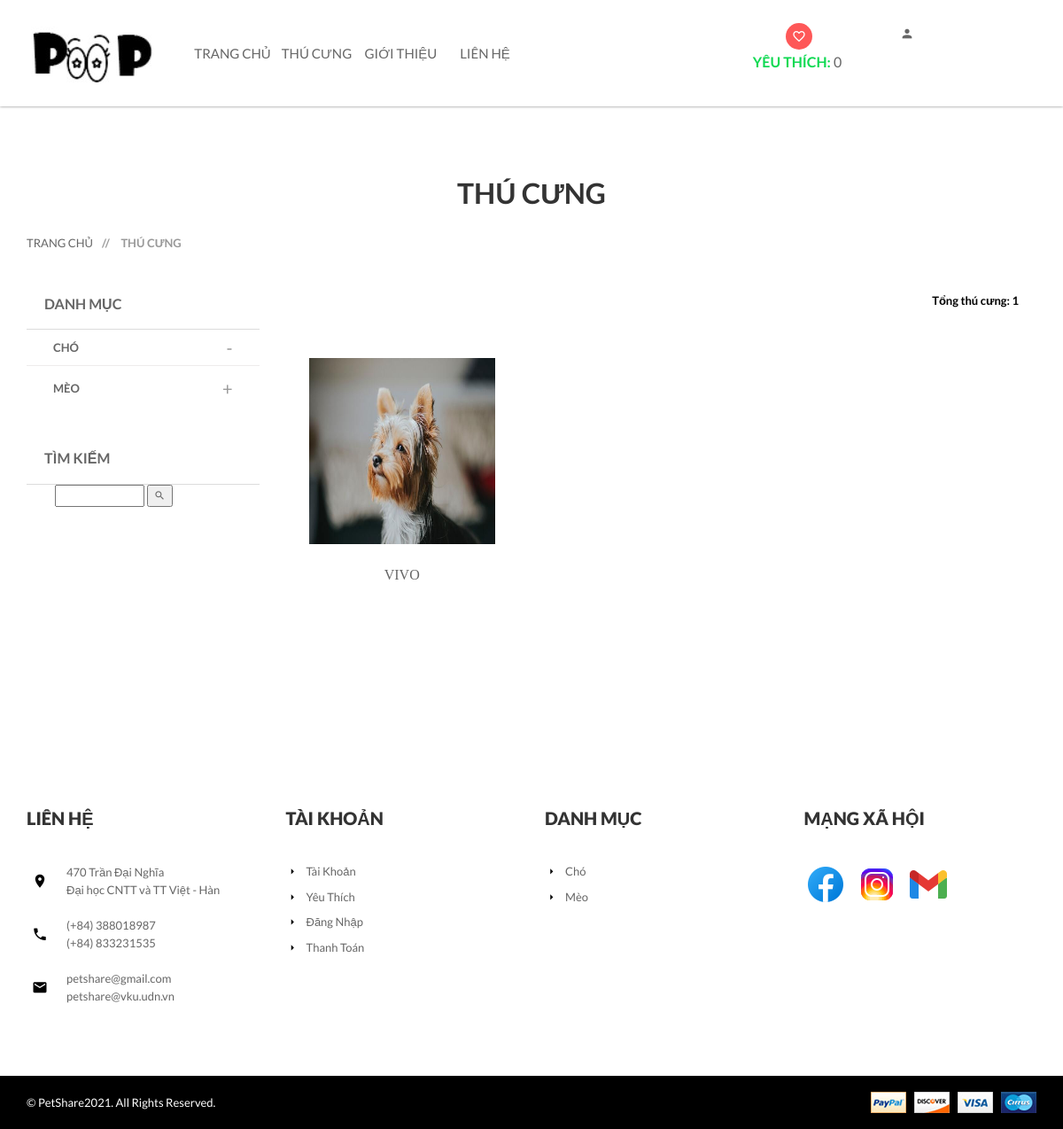
The page /?act=shop&sp=1&loai=Chó Yorkshire on the database its author committed.
### tables this page shows
CREATE TABLE `danhmuc` (
  `MaDM` int(11) NOT NULL,
  `TenDM` varchar(255) DEFAULT NULL
);

CREATE TABLE `sanpham` (
  `MaSP` int(11) NOT NULL,
  `MaLSP` int(11) NOT NULL,
  `MaDM` int(11) NOT NULL,
  `TenSP` varchar(70) NOT NULL,
  `DonGia` int(11) NOT NULL,
  `SoLuong` int(10) UNSIGNED NOT NULL DEFAULT 1,
  `HinhAnh1` varchar(200) NOT NULL,
  `HinhAnh2` varchar(255) DEFAULT NULL,
  `HinhAnh3` varchar(255) DEFAULT NULL,
  `MaKM` int(11) NOT NULL,
  `ManHinh` varchar(50) DEFAULT NULL,
  `HDH` varchar(50) DEFAULT NULL,
  `CamSau` varchar(50) DEFAULT NULL,
  `CamTruoc` varchar(50) DEFAULT NULL,
  `CPU` varchar(50) DEFAULT NULL,
  `Ram` varchar(50) DEFAULT NULL,
  `Rom` varchar(50) DEFAULT NULL,
  `SDCard` varchar(50) DEFAULT NULL,
  `Pin` varchar(50) DEFAULT NULL,
  `SoSao` int(11) NOT NULL,
  `SoDanhGia` int(11) NOT NULL,
  `TrangThai` int(11) NOT NULL,
  `MoTa` text NOT NULL,
  `ThoiGian` datetime DEFAULT NULL
);

### Controllers/ShopController.php (called while the page is built, shortened)
<?php
require_once("Models/shop.php");
class ShopController
{
    var $shop_model;
    public function __construct()
    {
        $this->shop_model = new Shop();
    }
    function list()
    {
        $data_danhmuc = $this->shop_model->danhmuc();
        $data_chitietDM = array();
        for ($i = 1; $i <= count($data_danhmuc); $i++) {
            $data_chitietDM[$i] = $this->shop_model->chitietdanhmuc($i);
        }
        if (isset($_GET['sp']) and isset($_GET['loai'])) {
            $data_loai = $this->shop_model->chitiet_loai($_GET['loai'], $_GET['sp']);
            if ($data_loai != null) {
                $data = $this->shop_model->chitiet($data_loai[0]['MaLSP'], $_GET['sp']);
            }
        }
        require_once('Views/index.php');
    }
}

### Models/connection.php (called while the page is built, shortened)
<?php
    class connection{
        function __construct()
        {
            $severname ="localhost";
            $username ="root";
            $password ="";
            $db_name ="pet";
            $this->conn = new mysqli($severname,$username,$password,$db_name);
        }
    }
?>

### Models/model.php (called while the page is built, shortened)
<?php
require_once("connection.php");
class model
{
    function __construct()
    {
        $conn_obj = new connection();
        $this->conn = $conn_obj->conn;
    }
    function danhmuc()
    {
        $query =  "SELECT * from DanhMuc ";
        require("result.php");
        return $data;
    }
    function chitietdanhmuc($id)
    {
        $query =  "SELECT d.TenDM as Ten, l.* FROM danhmuc as d, loaisanpham as l WHERE d.MaDM = l.MaDM and d.MaDM = $id";
        require("result.php");
        return $data;
    }
}

### Models/result.php (called while the page is built)
<?php
$result = $this->conn->query($query);
$data = array();
while ($row = $result->fetch_assoc()) {
    $data[] = $row;
}
?>

### Models/shop.php (called while the page is built, shortened)
<?php
require_once("model.php");
class Shop extends Model
{
    function loaisp($a,$b)
    {
        $query = "SELECT * FROM loaisanpham WHERE   MaDM = 1 LIMIT $a, $b";
        require("result.php");
        return $data;
    }
    function chitiet_loai($loai,$sp)
    {
        $query = "SELECT * FROM loaisanpham WHERE  TenLSP = '$loai' and MaDM = $sp";
        require("result.php");
        return $data;
    }
    function chitiet($id,$sp)
    {
        $query = "SELECT * FROM sanpham WHERE  MaLSP = '$id' and MaDM = $sp";
        require("result.php");
        return $data;
    }
}

### Views/shop/category.php (the view, shortened to what this page needs)
<div class="sidebar left-sidebar">
    <div class="s-side-text">
        <div class="sidebar-title clearfix">
            <h4 class="floatleft">Danh mục</h4>
        </div>
        <div class="categories left-right-p">
            <ul id="accordion" class="panel-group clearfix">
                <?php    $i = 1; foreach ($data_chitietDM as $row) { ?>
                    <li class="panel">
                        <div data-toggle="collapse" data-parent="#accordion" data-target="#collapse<?=$i?>">
                            <div class="medium-a">
                                <b><?= $data_danhmuc[$i-1]['TenDM'] ?></b>
                            </div>
                        </div>
                    </li>
                <?php $i++;
             } ?>
            </ul>
        </div>
    </div>
    <div class="s-side-text">
        <div class="sidebar-title">
            <h4>Tìm kiếm</h4>
        </div>
         <div class="range-slider clearfix">
            <form action="?act=shop" method="post">
                <input type="text" name="keyword"/>
                <button type="submit"><i class="mdi mdi-magnify"></i></button>
            </form>
        </div>
    </div>
</div>

### Views/shop/list-products.php (shortened to what this page needs)
<div class="tab-content grid-content">
	<div class="tab-pane fade in active text-center" id="grid">
		<?php
			if(isset($data) and $data != NULL){
				foreach ($data as  $value) {
		?>
		<div class="col-xs-12 col-sm-6 col-md-4">
			<div class="single-product">
				<div class="product-f">
					<a href="?act=detail&id=<?=$value['MaSP']?>"><img src="public/<?=$value['HinhAnh1']?>" alt="Product Title" class="img-products"/></a>
				</div>
				<div class="product-dsc">
					<p><a href="?act=detail&id=<?=$value['MaSP']?>"><?=$value['TenSP']?></a></p>
				</div>
			</div>
		</div>
		<?php }}else{
			echo '<p> KHÔNG CÓ DỮ LIỆU </p>';}?>
	</div>
</div>

### Views/header_footer/footer.php
<footer class="footer-two">
    <div class="footer-top section-padding">
        <div class="footer-dsc">
            <div class="container">
                <div class="row">
                    <div class="col-xs-12 col-sm-6 col-md-3">
                        <div class="single-text">
                            <div class="footer-title">
                                <h4>Liên hệ</h4>
                            </div>
                            <div class="footer-text">
                                <ul>
                                    <li>
                                        <i class="mdi mdi-map-marker"></i>
                                        <p>470 Trần Đại Nghĩa</p>
                                        <p>Đại học CNTT và TT Việt - Hàn</p>
                                    </li>
                                    <li>
                                        <i class="mdi mdi-phone"></i>
                                        <p>(+84) 388018987</p>
                                        <p>(+84) 833231535</p>
                                    </li>
                                    <li>
                                        <i class="mdi mdi-email"></i>
                                        <p>petshare@gmail.com</p>
                                        <p>petshare@vku.udn.vn</p>
                                    </li>
                                </ul>
                            </div>
                        </div>
                    </div>
                    <div class="col-xs-6 col-sm-3 col-md-3 wide-mobile">
                        <div class="single-text">
                            <div class="footer-title">
                                <h4>Tài khoản</h4>
                            </div>
                            <div class="footer-menu">
                                <ul>
                                    <li><a href="?act=taikhoan&xuli=account"><i class="mdi mdi-menu-right"></i>Tài khoản</a></li>
                                    <li><a href="?act=cart"><i class="mdi mdi-menu-right"></i>Yêu thích</a></li>
                                    <li><a href="?act=taikhoan"><i class="mdi mdi-menu-right"></i>Đăng Nhập</a></li>
                                    <li><a href="?act=checkout"><i class="mdi mdi-menu-right"></i>Thanh Toán</a></li>
                                </ul>
                            </div>
                        </div>
                    </div>
                    <div class="col-xs-6 col-sm-3 col-md-3 wide-mobile">
                        <div class="single-text">
                            <div class="footer-title">
                                <h4>Danh mục</h4>
                            </div>
                            <div class="footer-menu">
                                <ul>
                                    <?php foreach ($data_danhmuc as $row) { ?>
                                    <li><a href="?act=shop&sp=<?=$row['MaDM']?>"><i class="mdi mdi-menu-right"></i><?=$row['TenDM']?></a></li>
                                    <?php  } ?>
                                </ul>
                            </div>
                        </div>
                    </div>
                    <div class="col-xs-12 col-sm-12 col-md-3 r-margin-top wide-mobile">
                        <div class="single-text">
                            <div class="footer-title">
                                <h4>Mạng xã hội</h4>
                            </div>
                            <div class="clearfix instagram">
                                <ul>
                                    <li><a href="https://www.facebook.com/"><img src="public/img/footer/in1.png" alt="Facebook" /></a></li>
                                    <li><a href="https://www.instagram.com/"><img src="public/img/footer/in2.png" alt="Instagram" /></a></li>
                                    <li><a href="https://mail.google.com/"><img src="public/img/footer/in3.png" alt="EMail" /></a></li>
                                </ul>
                            </div>
                        </div>
                    </div>
                </div>
            </div>
        </div>
    </div>
    <div class="footer-bottom">
        <div class="container">
            <div class="row">
                <div class="col-xs-12 col-sm-6">
                    <p>&copy; PetShare2021. All Rights Reserved.</p>
                </div>
                <div class="col-xs-12 col-sm-6 text-right">
                    <a href="https://www.paypal.com/vn/home" target="_blank"><img src="public/img/footer/payment.png" alt="" /></a>
                </div>
            </div>
        </div>
    </div>
</footer>

### public/style.css (style rules this page uses)
html, body { height: 100%; }
html { scroll-behavior: smooth; }
.floatleft { float:left }
img { max-width:100%; }
p { margin:0px; }
h1, h2, h3, h4, h5, h6 { margin: 0 0 10px; font-family: 'Lato', sans-serif; text-transform:uppercase; font-weight:600; }
a { transition: all 0.3s ease 0s; text-decoration:none; font-weight:500; color:#666; text-transform:uppercase; }
i { font-size:16px; }
p { color:#666666; font-size:13px; font-weight:400; line-height:20px; }
ul { list-style: outside none none; margin: 0; padding: 0 }
ul li { float:left; }
.section-padding { padding:80px 0; }
body { font-family: 'Lato', sans-serif; color:#666666; font-size:13px; font-weight:400; }
.img-products { width: 270px; height:270px; }
.product-dsc > p a { color: #666; display: inline-block; font-size: 16px; font-weight: 400; font-family: "Bree Serif",serif; }
.product-dsc > p a,.colect-text > p { margin-bottom: 10px; }
.single-product { background: rgb(255, 255, 255) none repeat scroll 0 0; transition: all 0.4s ease 0s; }
.product-dsc { padding: 25px 0; }
.product-f { position: relative; }
footer ,.latest-blog,.single-products,.service-text,.coming-product.coming-product2 { background: #ffffff none repeat scroll 0 0; }
.footer-top { background: rgba(0, 0, 0, 0) url("img/footer/bg.jpg") no-repeat scroll center center / cover ; }
.footer-title > h4 { color: #333; font-size: 20px; font-weight: 750; margin-bottom: 40px; }
.footer-text i { background: rgb(255, 255, 255) none repeat scroll 0 0; border-radius: 3px; color: rgb(0, 0, 0); float: left; font-size: 18px; height: 30px; line-height: 30px; margin-right: 15px; margin-top: 5px; text-align: center; width: 30px; }
.footer-text li { float: none; margin-bottom: 20px; }
.footer-text li p { overflow: hidden; }
.footer-menu a { text-transform: capitalize; }
.footer-menu li { float: none; margin-bottom: 10px; }
.footer-menu li:last-child, .footer-text li:last-child , .s-side-text:last-child { margin-bottom: 0; }
.footer-menu a i { color: rgb(0, 0, 0); font-size: 15px; margin-right: 8px; position: relative; top: 1px; }
.instagram li { padding-bottom: 10px; padding-right: 10px; }
.instagram { margin-right: -17px; }
.instagram a,.footer-menu a { display: block; }
.single-list-view,.instagram a { transition: all 0.3s ease 0s; }
.footer-bottom { padding: 18px 0; }
.footer-bottom p { padding: 2px 0; color: white; }
.header-top-two,.footer-bottom { background: rgb(0, 0, 0) none repeat scroll 0 0; }
.footer-two .footer-top,.pages { background: #ffffff; }
.blog-row li,.products-page .col-xs-12 .single-product { margin-bottom:30px; }
.single-blog-page,.main-padding,.pagnation-ul,.s-side-text ,.error-content button ,.error-content input,.error-content > a,.share-member { background:#fff; }
.sidebar-title { border-bottom: 1px solid #dcdcdc; padding: 20px 30px; }
.normal-a > a,.medium-a ,.range-slider { padding:0 30px; }
.normal-a > a:last-child,.categories .panel:last-child .medium-a ,.recent-post li:last-child { border:0; }
.sidebar-title h4, .sidebar-title h5 { margin: 0; }
.sidebar-title h4 { font-size: 16px; font-weight: 700; }
.medium-a { border-bottom: 1px solid #eeecec; cursor: pointer; font-weight: 500; line-height: 40px; text-transform: uppercase; }
.categories .panel { width: 100%; position:relative; }
.categories .medium-a:after { color: #999; content: "+"; font-size: 20px; position: absolute; right: 30px; top: 0; }
.sidebar .categories [data-target="#collapse1"] .medium-a:after { content:"-"; }
.panel-group .panel { border-radius: 0px; box-shadow: none; }
.panel-group,.related-post li { margin-bottom: 0; }
.s-side-text,.single-list-view { margin-bottom: 30px; }
.range-slider { padding-bottom:30px; }
.range-slider input { margin-left: 2px; width: 50%; }
.brands-select li:last-child,.brands-select li a:last-child ,.size-select a:last-child,.range-slider input#amount,.panel-group .panel { border: 0 none; }

### public/css/responsive.css (style rules this page uses)
@media (min-width: 1170px) and (max-width: 1200px) { .img-products { width: 210px; height: 210px; } }
@media (min-width: 1170px) and (max-width: 1200px) { .sidebar-title,.color-select { padding: 20px; } }

### rows shown on the page
danhmuc: TenDM "CHÓ", TenDM "Chó"
danhmuc: TenDM "MÈO", TenDM "Mèo"
sanpham: HinhAnh1 (picture), TenSP "VIVO"

### other values the page prints
$soluong "0"
$data_tong "1"
